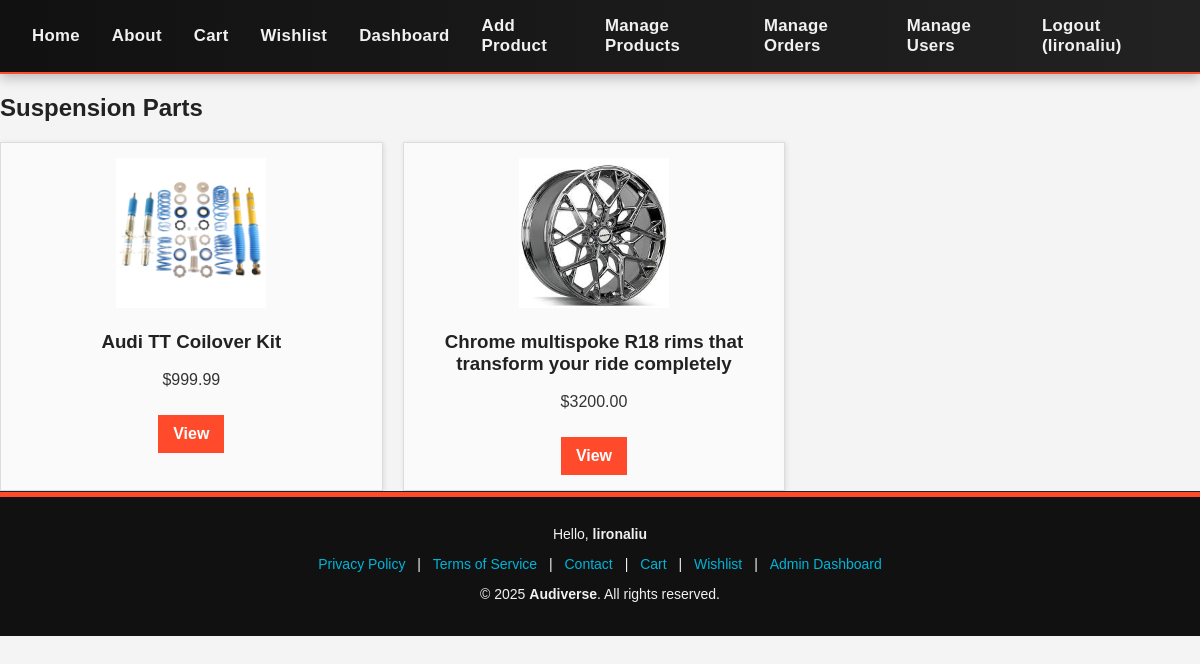
The app's page /pages/category.php?slug=suspension (signed in) with its own data.
### tables this page shows
CREATE TABLE `categories` (
  `id` int(11) NOT NULL,
  `name` varchar(100) NOT NULL,
  `slug` varchar(100) NOT NULL
);

CREATE TABLE `products` (
  `id` int(11) NOT NULL,
  `name` varchar(255) NOT NULL,
  `category_id` int(11) NOT NULL,
  `description` text DEFAULT NULL,
  `price` decimal(10,2) NOT NULL,
  `stock` int(11) DEFAULT 0,
  `image` varchar(255) DEFAULT NULL,
  `created_at` timestamp NOT NULL DEFAULT current_timestamp()
);

### pages/category.php (the view, shortened to what this page needs)
<?php
include('../config/db.php');
include('../includes/header.php');
include('../includes/navbar.php');
$slug = $_GET['slug'] ?? '';
$stmt = $conn->prepare("SELECT * FROM categories WHERE slug = ?");
$stmt->bind_param("s", $slug);
$stmt->execute();
$cat = $stmt->get_result()->fetch_assoc();
echo "<section class='products'>";
echo "<h2>{$cat['name']} Parts</h2>";
$stmt = $conn->prepare("SELECT * FROM products WHERE category_id = ?");
$stmt->bind_param("i", $cat['id']);
$stmt->execute();
$res = $stmt->get_result();
echo "<div class='product-grid'>";
while ($row = $res->fetch_assoc()) {
  echo "
  <div class='product-card'>
    <img src='../assets/images/{$row['image']}' alt='{$row['name']}'>
    <h3>{$row['name']}</h3>
    <p>\${$row['price']}</p>
    <a href='product.php?id={$row['id']}' class='btn'>View</a>
  </div>";
}
echo "</div></section>";
include('../includes/footer.php');
?>

### assets/css/style.css (style rules this page uses)
* { box-sizing: border-box; font-family: Arial, sans-serif; }
body { margin: 0; background: #f4f4f4; color: #333; }
h1, h2, h3 { color: #222; }
.product-grid { display: flex; flex-wrap: wrap; gap: 20px; }
.product-card { background: #fafafa; padding: 15px; border: 1px solid #ddd; width: calc(33% - 13.33px); box-shadow: 1px 1px 5px rgba(0,0,0,0.1); text-align: center; }
.product-card img { max-width: 100%; height: 150px; object-fit: contain; }
.btn { background: #ff4b2b; color: white; padding: 10px 15px; text-decoration: none; border: none; cursor: pointer; display: inline-block; margin-top: 10px; font-weight: bold; }
.btn { transition: transform 0.2s ease, background 0.3s ease; }
.product-card { transition: transform 0.2s ease, box-shadow 0.2s ease; }

### includes/footer.php (style rules this page uses)
body { display: flex; flex-direction: column; min-height: 100vh; margin: 0; }

### records on screen
categories: name "Suspension"
products: image (picture), name "Audi TT Coilover Kit", price "999.99"
products: image (picture), name "Chrome multispoke R18 rims that transform your ride completely", price "3200.00"

### other values on screen
$_SESSION['username'] "lironaliu"
